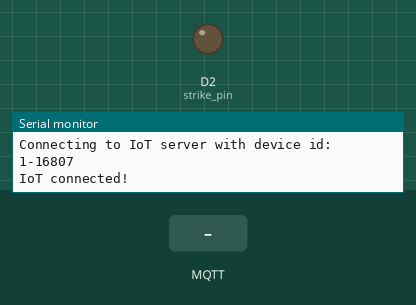
This program was run on a simulated ESP8266 (NodeMCU). Parts: output pins drawn as LEDs (lit = HIGH), the last lines printed to the serial monitor. The inputs (shaded band) are chosen by the test bench. WiFi joins after 1.5 s; servers stay silent unless stated; the local clock reads 2024-03-15 10:24:30 at power-on unless the program sets it; random numbers use the default seed unless the program sets one; no MQTT or app messages arrive unless stated.

Above: at 2.7 s.
2.8 s: MQTT message "1" arrives on the first subscribed topic
At 3.5 s:
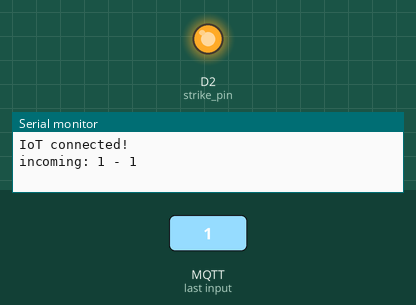
4.3 s: MQTT message "on" arrives on the first subscribed topic
5.8 s: MQTT message "off" arrives on the first subscribed topic
Timing chart, 0 to 12.3 s (numbered marks = the images above; inputs shaded):
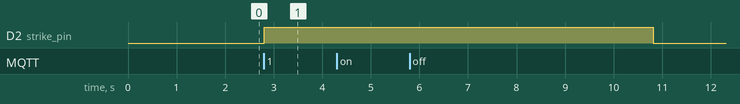

The program:

main.cpp
```cpp
#include <Arduino.h>
#include <ESP8266HTTPUpdateServer.h>
#include <ESP8266WebServer.h>
#include <ESP8266WiFi.h>
#include <ESP8266mDNS.h>
#include <MQTT.h>
#include <WiFiClient.h>
#include <WiFiClientSecure.h>
#include <limits>

#define S(s)      #s
#define STRING(s) S(s)

uint8_t strike_pin = D2;

ESP8266WebServer server(80);
ESP8266HTTPUpdateServer httpUpdater;

auto net    = WiFiClientSecure();
auto client = MQTTClient(256);

static const char IOT_CERT_CA[] PROGMEM      = STRING(CERT_CA);
static const char IOT_CERT_CRT[] PROGMEM     = STRING(CERT_CRT);
static const char IOT_CERT_PRIVATE[] PROGMEM = STRING(CERT_PRIVATE);

const auto iotTrustedCA = BearSSL::X509List(IOT_CERT_CA);
const auto iotCert      = BearSSL::X509List(IOT_CERT_CRT);
const auto iotPrivKey   = BearSSL::PrivateKey(IOT_CERT_PRIVATE);

String client_id;

void handle_not_found() {
    String message = "File Not Found\n\n";
    message += "URI: ";
    message += server.uri();
    message += "\nMethod: ";
    message += (server.method() == HTTP_GET) ? "GET" : "POST";
    message += "\nArguments: ";
    message += server.args();
    message += "\n";
    for (uint8_t i = 0; i < server.args(); i++) {
        message += " " + server.argName(i) + ": " + server.arg(i) + "\n";
    }
    server.send(404, "text/plain", message);
}

void start_strike() {
    digitalWrite(strike_pin, HIGH);
}

void stop_strike() {
    digitalWrite(strike_pin, LOW);
}

void ICACHE_RAM_ATTR handle_strike_timeout() {
    stop_strike();
}

void clear_strike_timeout() {
    constexpr uint8_t strike_timeout_s      = 5;
    constexpr uint32_t strike_timeout_ticks = strike_timeout_s * 10000000 / 32;

    noInterrupts();
    timer1_write(strike_timeout_ticks);
    interrupts();
}

void setup_strike_timeout() {
    timer1_attachInterrupt(stop_strike);
    timer1_enable(TIM_DIV256, TIM_EDGE, TIM_SINGLE);
    clear_strike_timeout();
}

void handle_strike() {
    clear_strike_timeout();
    start_strike();
}

void messageHandler(String& topic, String& payload) {
    Serial.println("incoming: " + topic + " - " + payload);
    handle_strike();
}

void check_wifi() {
    if (WiFi.waitForConnectResult() != WL_CONNECTED) {
        Serial.println("WiFi Connect Failed! Rebooting...");
        delay(1000);
        ESP.restart();
    }
}

void setup_wifi() {
    WiFi.mode(WIFI_STA);
    WiFi.begin(STRING(WIFI_SSID), STRING(WIFI_PASS));

    check_wifi();

    Serial.println("");
    Serial.print("Connected to ");
    Serial.println(STRING(WIFI_SSID));
    Serial.print("IP address: ");
    Serial.println(WiFi.localIP());
}

// Set time via NTP, as required for x.509 validation
void setup_clock() {
    configTime(3 * 3600, 0, "pool.ntp.org", "time.nist.gov");

    Serial.print("Waiting for NTP time sync: ");
    time_t now = time(nullptr);
    while (now < 8 * 3600 * 2) {
        delay(500);
        Serial.print(".");
        now = time(nullptr);
    }
    Serial.println("");
    struct tm timeinfo;
    gmtime_r(&now, &timeinfo);
    Serial.print("Current time: ");
    Serial.print(asctime(&timeinfo));
}

void setup_mdns() {
    if (!MDNS.begin(STRING(DEVICE_NAME))) {
        Serial.println("Error setting up MDNS responder!");
    }
}

void setup_mqtt_client() {
    net.setTrustAnchors(&iotTrustedCA);
    net.setClientRSACert(&iotCert, &iotPrivKey);

    client.begin(STRING(ENDPOINT), 8883, net);
    client.onMessage(messageHandler);

    Serial.print("Connecting to IoT server with device id: ");
    Serial.println(client_id);
    constexpr auto MAXIMUM_RETRIES = 10U;
    for (auto i = 0U; !client.connect(client_id.c_str()) && i < MAXIMUM_RETRIES; ++i) {
        Serial.print(".");
        delay(100);
    }

    if (!client.connected()) {
        Serial.println("IoT Timeout!");
        return;
    }

    client.subscribe(STRING(SUB_TOPIC), 1);
    Serial.println("IoT connected!");
}

void setup_http_server() {
    httpUpdater.setup(&server, "/update", STRING(OTA_USER), STRING(OTA_PASS));

    server.on("/", HTTP_POST, []() {
        if (!server.authenticate(STRING(DEVICE_USER), STRING(DEVICE_PASS))) {
            return server.requestAuthentication();
        }

        handle_strike();
        server.send(200);
    });

    server.on("/restart", HTTP_POST, []() {
        server.send(200);
        ESP.restart();
    });

    server.onNotFound(handle_not_found);

    server.begin();
    Serial.println("HTTP server started");
}

void generate_client_id() {
    const auto random_id = secureRandom(std::numeric_limits<long>::max());
    client_id            = STRING(DEVICE_NAME) + String("-") + random_id;
}

void setup() {
    Serial.begin(115200);

    setup_wifi();

    setup_mdns();

    setup_clock();

    pinMode(strike_pin, OUTPUT);
    stop_strike();
    setup_strike_timeout();

    setup_http_server();

    generate_client_id();
    setup_mqtt_client();
}

void loop() {
    check_wifi();

    if (!client.loop()) {
        setup_mqtt_client();
    }
    delay(10);

    server.handleClient();
    delay(10);
}
```

Measured:
- after the input at 2.8 s, D2 (strike_pin): LOW → HIGH at once
